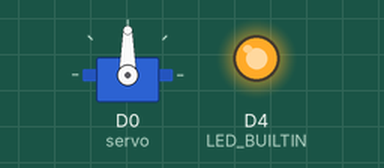
This sketch was run on a simulated ESP8266 (Wemos D1 mini). On the bench: servo, output pins drawn as LEDs (lit = HIGH, except the on-board LED, lit = LOW). At 8.0 s the program restarts the board; the recording ends there.

Above: at 0.0 s.
At 2.0 s:
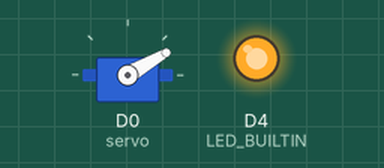
At 4.0 s:
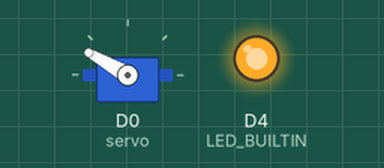
Timing chart, 0 to 7.5 s (numbered marks = the images above):
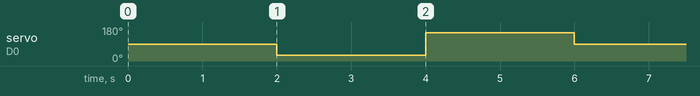

The sketch:

main.ino
```cpp
#include <Arduino.h>
#include <Servo.h>

Servo servo ;

#define RANGE (15) // for one servo this is the limit
#define BIAS_CCW  (0)
#define BIAS_CW  (0) //(-20)

#define MIN_RANGE (45-RANGE+BIAS_CW)
#define MAX_RANGE (135+RANGE-BIAS_CCW)

void setup()
{
  // initialize LED digital pin as an output.
  pinMode(LED_BUILTIN, OUTPUT);

  servo.attach(D0);
  servo.write(90);
  delay(2000);
  servo.write(MIN_RANGE);
  delay(2000);
  servo.write(MAX_RANGE);
  delay(2000);
  servo.write(90);
  delay(2000);
  while(1);
}

void loop()
{

return;
  #if ( (MIN_RANGE<0) || (MAX_RANGE>180) )
  #error chech range
  #endif

  servo.write(MIN_RANGE);
delay(500);
  servo.write(MAX_RANGE);
  delay(500);
}
```

Measured:
- by itself, servo on D0 (servo): 90° → 30° at 2.0 s, → 150° 2.0 s later, → 90° 2.0 s later
